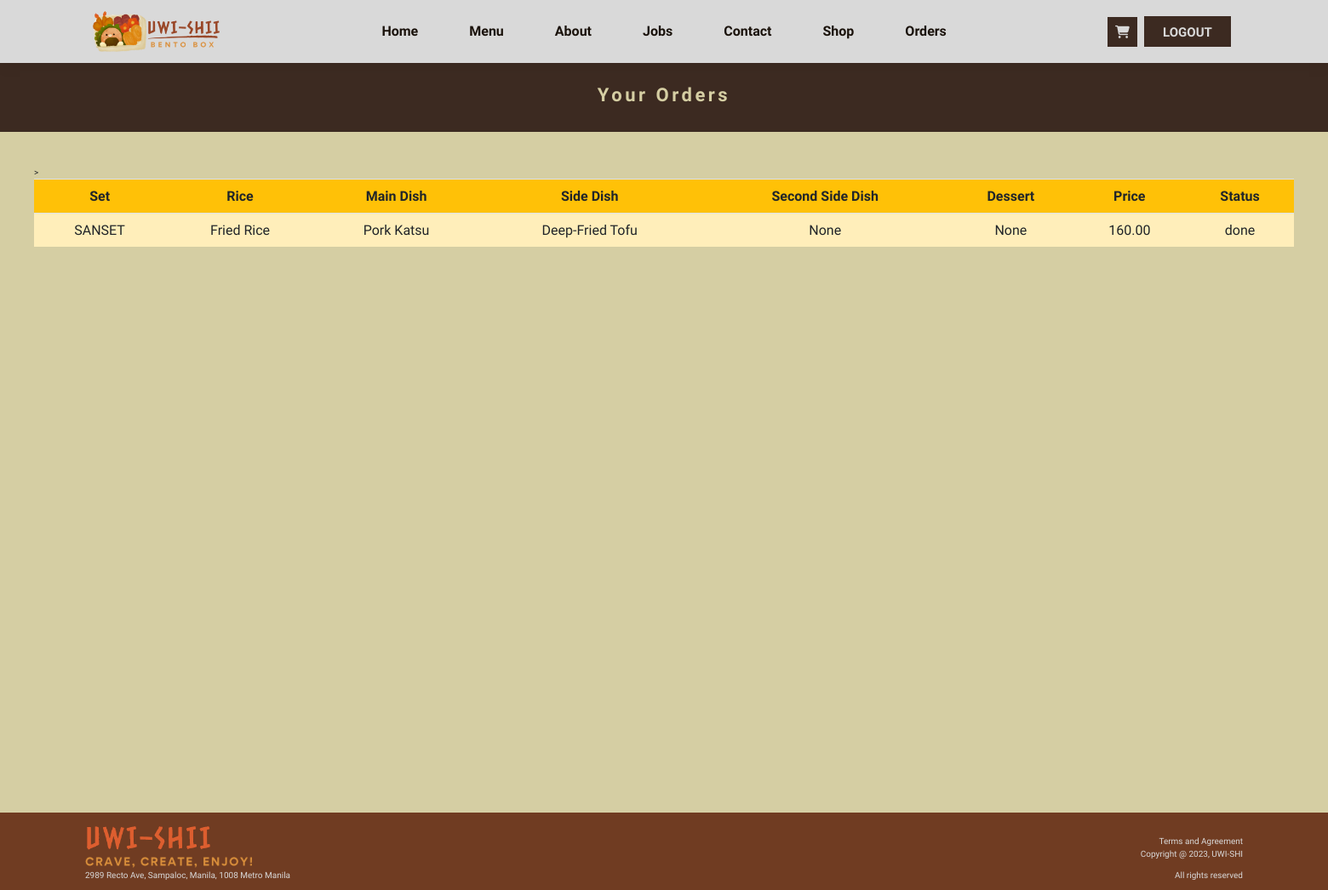
The app's page /orders (signed in), older data.
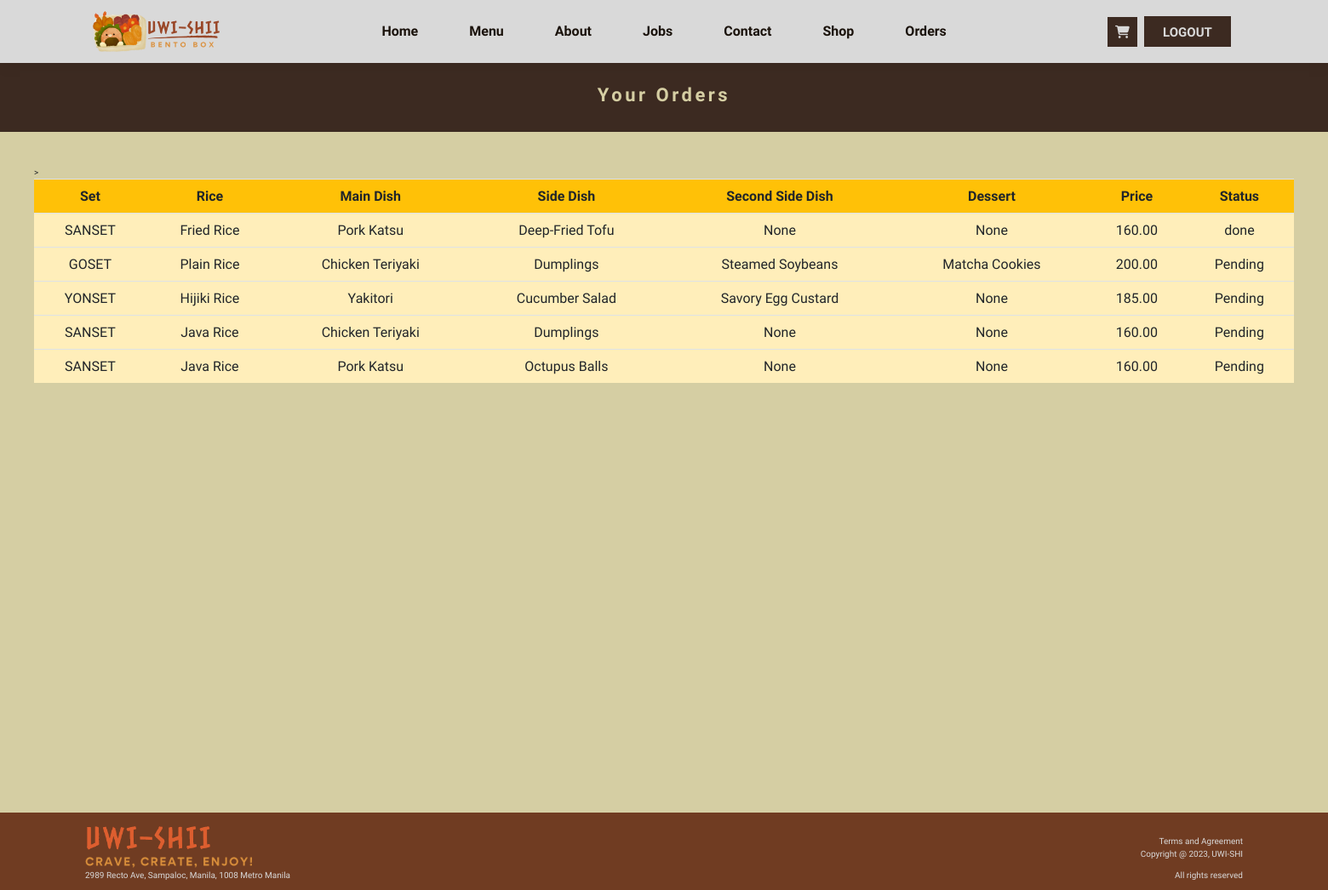
The same page, newer data.
### app/models.py (models this page shows)
class Status(models.Model):
    user = models.ForeignKey(User, on_delete=models.CASCADE)
    address = models.CharField(max_length=255)
    contact = models.CharField(max_length=15)
    status = models.CharField(max_length=20, choices=(('pending', 'Pending'), ('done', 'Done')))
    set = models.CharField(max_length=15)
    rice = models.CharField(max_length=100)
    main_dish = models.CharField(max_length=100)
    side_dish = models.CharField(max_length=100)
    second_side_dish = models.CharField(max_length=100, blank=True)
    dessert = models.CharField(max_length=100, blank=True)
    price = models.DecimalField(max_digits=10, decimal_places=2)

### app/views.py (the view)
# urls.py: path("orders",views.orders,name="orders"),
def orders(request):
    status = Status.objects.filter(user=request.user)
    return render(request,'app/orders.html', {'status': status})

### app/templates/app/orders.html (shortened to what this page needs)
{% extends 'app/index.html' %}
{% load static %}
{% block main-content %}
    <div id="shop-maintitle">
        <h1 id="shoptitle">Your Orders</h1>
    </div>
    <div class="tablecontainer">
        <div class="orders-main-container">
            <table class="table table-hover">
                <tr class="bg-warning">>
                    <th>Set</th>
                    <th>Rice</th>
                    <th>Main Dish</th>
                    <th>Side Dish</th>
                    <th>Second Side Dish</th>
                    <th>Dessert</th>
                    <th>Price</th>
                    <th>Status</th>
                </tr>
                {% for order in status %}
                <tr>
                    <td class="table-warning">{{ order.set }}</td>
                    <td class="table-warning">{{ order.rice }}</td>
                    <td class="table-warning">{{ order.main_dish }}</td>
                    <td class="table-warning">{{ order.side_dish }}</td>
                    {%if order.set == 'GOSET'%}
                        <td class="table-warning">{{ order.second_side_dish }}</td>
                        <td class="table-warning">{{ order.dessert }}</td>
                    {%elif order.set == 'SANSET'%}
                        <td class="table-warning">None</td>
                        <td class="table-warning">None</td>
                    {%elif order.set == 'YONSET'%}
                        <td class="table-warning">{{ order.second_side_dish }}</td>
                        <td class="table-warning">None</td>
                    {%endif%}
                    <td class="table-warning">{{ order.price }}</td>
                    <td class="table-warning">{{ order.status }}</td>
                </tr>
                {% endfor %}
            </table>
        </div>
    </div>
{% endblock main-content %}

### app/templates/app/index.html (shortened to what this page needs)
<!DOCTYPE html>
<html>
{% load static %}
    <head>
        <link rel="stylesheet" href="{% static 'app/css/styles.css'%}">
        <link rel="stylesheet" href="https://maxcdn.bootstrapcdn.com/bootstrap/4.0.0/css/bootstrap.min.css">
        <link rel="stylesheet" href="https://cdnjs.cloudflare.com/ajax/libs/font-awesome/6.4.0/css/all.min.css" />
        <link rel="stylesheet" href="https://cdn.jsdelivr.net/npm/bootstrap@4.3.1/dist/css/bootstrap.min.css">
    </head>
    <body>
        <nav id="header">
            <a href="#"><img id="mainlogo" position="fixed" width="150rem" margin="0 0"src="{% static 'app/images/banners/mainlogo.png'%}" alt="UWI-SHII logo" class="logo"></a>
            <ul class="navbar">
                <li><a class="tabs" href="{% url "home"%}">Home</a></li>
                <li><a class="tabs" href="{% url "menu"%}">Menu</a></li>
                <li><a class="tabs" href="{% url "about"%}">About</a></li>
                <li><a class="tabs" href="{% url "jobs"%}">Jobs</a></li>
                <li><a class="tabs" href="{% url "contact"%}">Contact</a></li>
                {% if user.is_authenticated %}
                <li><a class="tabs" href="{% url "shop"%}">Shop</a></li>
                <li><a class="tabs" href="{% url "orders"%}">Orders</a></li>
                {% endif %}
            </ul>
            <div class="icons">
                <a {% if user.is_authenticated %}
                    href="{% url "cart"%}"
                {% else %}
                    href="{% url "login"%}"
                {% endif %}"><div class="fas fa-shopping-cart" id="cart-btn"></div></a>
                {% if user.is_authenticated %}
                    <button type="submit" id="loginbutton"><a href="{% url 'logout'%}">LOGOUT</a></button>
                {% else %}
                    <button type="submit" id="loginbutton"><a href="{% url 'login'%}">LOGIN</a></button>
                    <button type="submit" id="loginbutton"><a href="{% url 'register_user'%}">REGISTER</a></button>
                {% endif %}
            </div>
        </nav>
        {% block main-content %}{% endblock main-content %}
        <footer class="footer">
            <div class="right-note">
                <img id="mainlogo" width="150" margin="10px 0"src="{% static 'app/images/banners/bigletter.png'%}" alt="UWI-SHII logo" class="logo">
                <img width="200" margin="10px 0"src="{% static 'app/images/banners/smallletter.png'%}" alt="UWI-SHII logo" class="logo">
                <p>2989 Recto Ave, Sampaloc, Manila, 1008 Metro Manila</p>
            </div>
            <div class="left-note">
                <a href="#"> Terms and Agreement </a>
                <p>Copyright @ 2023, UWI-SHI</p>
                <p>All rights reserved</p>
            </div>
        </footer>
    </body>
</html>

### app/static/app/css/styles.css (style rules this page uses)
* { margin: 0; padding: 0; box-sizing: border-box; outline: none; border: none; font-family: 'Gothic A1', sans-serif; transition: all .2s linear; }
html, body { margin: 0; height: 100%; min-height: 100%; }
html { font-size: 62.5%; overflow-x: hidden; scroll-behavior: smooth; scroll-padding-top: 7rem; }
body { display: flex; flex-direction: column; }
#header, footer { flex:none; }
p { font-size: 16px; color: #1A120B; margin: 15px 0 20px 0; }
#header { position: sticky; top: 0; left: 0; right: 0; z-index: 1000; display: flex; align-items: center; justify-content: space-between; padding: 0 7%; font-size: 0px; background-color: #D9D9D9; box-shadow: 0 5px 15px rgba(0,0,0,0.06); }
.navbar { display: flex; font-size: 0; box-sizing: border-box; align-items: center; justify-content: space-between; padding: 0px; font-size: 0px; margin: 0px; }
.navbar li { height: 100%; list-style: none; margin: 0px; font-size: 0px; vertical-align: top; padding: 20px 30px; display: flex; align-items: center; position: relative; }
.navbar li a { text-decoration: none; font-size: 16px; font-weight: 600; height: 100%; color:#1A120B; }
#header .icons div { height: 3.5rem; width: 3.5rem; line-height: 3.5rem; background:#3C2A21; color: #D9D9D9; font-size: 1.5rem; margin-right: .3rem; cursor: pointer; text-align: center; }
#loginbutton { background-color: #3C2A21; height: 3.6rem; color: #D9D9D9; line-height: 3.5rem; padding: 0px 20px ; text-align: center; text-decoration: none; font-size: 1.5rem; border: 2px solid #3C2A21; margin-left: 5px; margin-right: 5px; }
#loginbutton a, #loginbutton a:visited, #loginbutton a:link { color: #D9D9D9; text-decoration: none; font-size: 1.5rem; font-weight: 600; }
.navbar li:not(.cart-icon):after { content: " "; position: absolute; background-color: #1A120B; height: 3px; width: 0%; left: 0; bottom: 0px; transition: 0.3s ease; }
.footer { position: static; display: flex; z-index: 100000; margin-top: auto; bottom: 0; width: 100%; color:#D9D9D9; justify-content: space-between; align-items: flex-end; font-size: 10px; padding: 8px 100px 0px 100px; background-color: #703C22; }
.left-note { display: flex; width: auto; flex-direction: column; justify-content: center; align-items: flex-end; }
.right-note { display: flex; width: auto; flex-direction: column; justify-content: center; align-items: flex-start; }
.footer p { font-size: 10px; color:#D9D9D9; }
.footer a { color:#D9D9D9; }
#shop-maintitle { background-color: #3C2A21; padding: 25px; width: 100%; }
#shop-maintitle h1 { color: #D5CEA3; text-align: center; font-size: 22px; font-weight: 700; justify-self: center; letter-spacing: 3.5px; }
.tablecontainer { padding: 40px; min-height: 800px; background-color: #D5CEA3; }
table tr th { font-size: 16px; text-align: center; }
table tr td { font-size: 16px; text-align: center; }

Row changes from the older to the newer data that the page shows:
added Status: set "GOSET", rice "Plain Rice", main_dish "Chicken Teriyaki", side_dish "Dumplings", second_side_dish "Steamed Soybeans", dessert "Matcha Cookies", price "200.00", status "Pending"
added Status: set "YONSET", rice "Hijiki Rice", main_dish "Yakitori", side_dish "Cucumber Salad", second_side_dish "Savory Egg Custard", price "185.00", status "Pending"
added Status: set "SANSET", rice "Java Rice", main_dish "Chicken Teriyaki", side_dish "Dumplings", shows "None", price "160.00", status "Pending"
added Status: set "SANSET", rice "Java Rice", main_dish "Pork Katsu", side_dish "Octupus Balls", shows "None", price "160.00", status "Pending"
